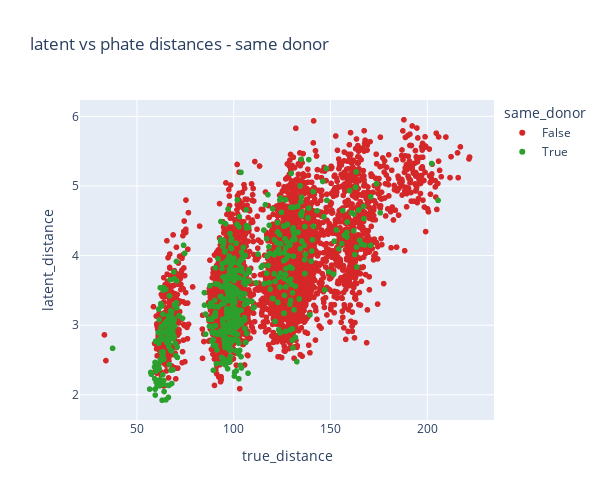

The cell this chart's notebook holds for it:
### Code cell
px.scatter(
    phate_distance_df,
    x="true_distance",
    y="latent_distance",
    color="same_donor",
    color_discrete_map={True: "#2ca02c", False: "#d62728"},
    title="latent vs phate distances - same donor",
    height=500,
    width=600
).show()

### Figure 1 — Plotly figure (JSON) as saved in the notebook; plotly's stock layout.template omitted (floating-point values rounded to 4 significant figures; data arrays with more than 128 entries replaced by an {"elided": "..."} marker saying what was removed)
{"data": [{"hovertemplate": "same_donor=False<br>true_distance=%{x}<br>latent_distance=%{y}<extra></extra>", "legendgroup": "False", "marker": {"color": "#d62728", "symbol": "circle"}, "mode": "markers", "name": "False", "showlegend": true, "type": "scattergl", "x": {"elided": "4434 float values"}, "xaxis": "x", "y": {"elided": "4434 float values"}, "yaxis": "y"}, {"hovertemplate": "same_donor=True<br>true_distance=%{x}<br>latent_distance=%{y}<extra></extra>", "legendgroup": "True", "marker": {"color": "#2ca02c", "symbol": "circle"}, "mode": "markers", "name": "True", "showlegend": true, "type": "scattergl", "x": {"elided": "516 float values"}, "xaxis": "x", "y": {"elided": "516 float values"}, "yaxis": "y"}], "layout": {"height": 500, "legend": {"title": {"text": "same_donor"}, "tracegroupgap": 0}, "title": {"text": "latent vs phate distances - same donor"}, "width": 600, "xaxis": {"anchor": "y", "domain": [0, 1], "title": {"text": "true_distance"}}, "yaxis": {"anchor": "x", "domain": [0, 1], "title": {"text": "latent_distance"}}}}
